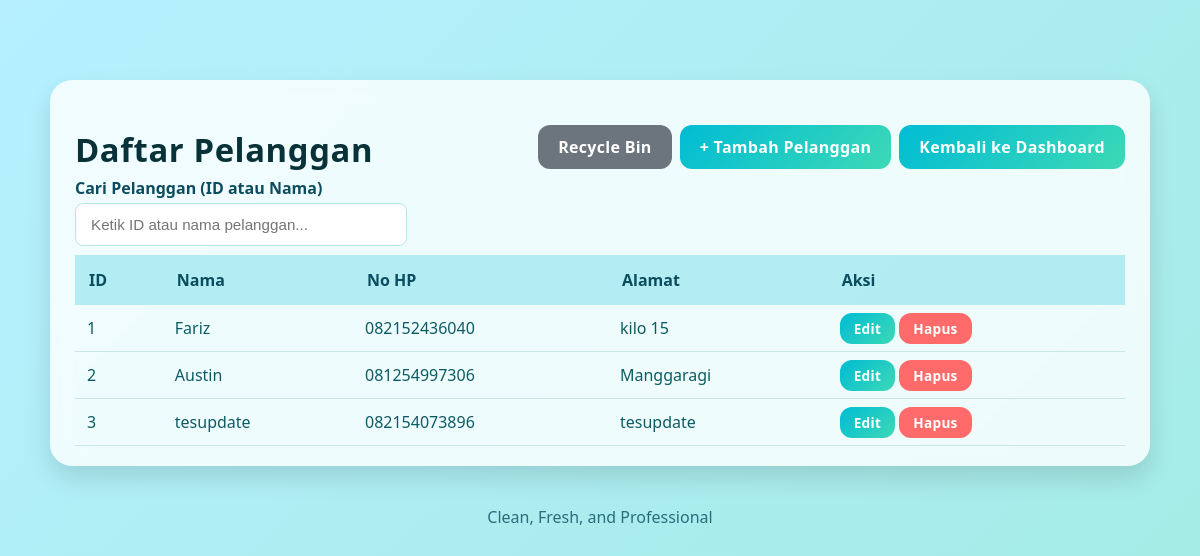
The app's page /app/Controllers/PelangganController.php?aksi=index, older data.
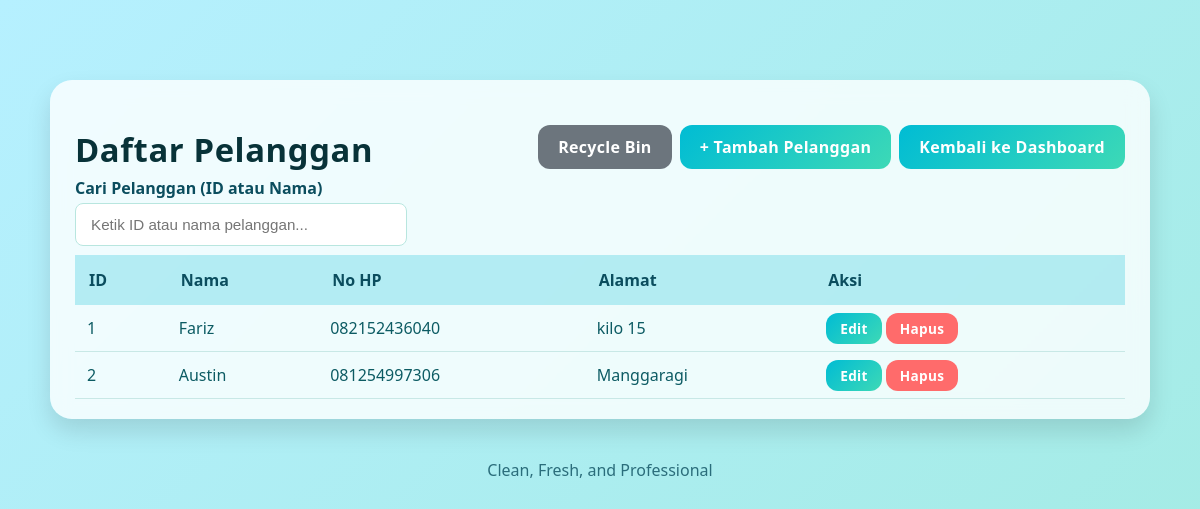
The same page, newer data.
### tables this page shows
CREATE TABLE `pelanggan` (
  `id_pelanggan` int(11) NOT NULL,
  `nama` varchar(100) NOT NULL,
  `no_hp` varchar(20) DEFAULT NULL,
  `alamat` text DEFAULT NULL,
  `deleted_at` datetime DEFAULT NULL
);

### core/Controller.php (called while the page is built, shortened)
<?php
class Controller {
    public function model($model) {
        return new $model;
    }
    public function view($path, $data = []) {
        extract($data);
        $viewFile = __DIR__ . "/../app/Views/$path.php";
        require_once $viewFile;
    }
}

### config/koneksi.php (called while the page is built, shortened)
<?php
class Database {
    private static $instance = null;
    public static function connect() {
        if (self::$instance === null) {
            try {
                self::$instance = new PDO(
                    "mysql:host=" . DB_HOST . ";dbname=" . DB_NAME . ";charset=utf8mb4",
                    DB_USER,
                    DB_PASS,
                    [
                        PDO::ATTR_ERRMODE => PDO::ERRMODE_EXCEPTION,
                        PDO::ATTR_DEFAULT_FETCH_MODE => PDO::FETCH_ASSOC,
                        PDO::ATTR_EMULATE_PREPARES => false
                    ]
                );
            } catch (PDOException $e) {
                die("Database Connection Error: " . $e->getMessage());
            }
        }
        return self::$instance;
    }
}

### core/Model.php (called while the page is built, shortened)
<?php
require_once __DIR__ . '/../config/koneksi.php';
require_once __DIR__ . '/QueryBuilder.php';
class Model {
    protected $db;
    protected $table;
    public function __construct() {
        $this->db = Database::connect();
    }
    protected function getQueryBuilder($table = null, $pk = 'id') {
        return new QueryBuilder($this->db, $table ?? $this->table, $pk);
    }
}

### core/QueryBuilder.php (called while the page is built, shortened)
<?php
class QueryBuilder {
    protected $pdo;
    public function __construct($pdo = null, $table = null, $pk = 'id') {
        $this->pdo = $pdo ?? $GLOBALS['db'] ?? null;
    }
    public function raw($sql, $params = []) {
        $stmt = $this->pdo->prepare($sql);
        $stmt->execute($params);
        return $stmt->fetchAll();
    }
}
?>

### app/Models/Pelanggan.php (called while the page is built, shortened)
<?php
require_once __DIR__ . '/../../core/Model.php';
class Pelanggan extends Model {
    protected $table = 'pelanggan';
    protected $primaryKey = 'id_pelanggan';
    public function getAll() {
        $qb = $this->getQueryBuilder($this->table, $this->primaryKey);
        return $qb->raw("SELECT * FROM {$this->table} WHERE deleted_at IS NULL ORDER BY id_pelanggan ASC");
    }
}

### app/Views/pelanggan/index.php (the view, shortened to what this page needs)
<!DOCTYPE html>
<html lang="id">
<head>
<link rel="stylesheet" href="/bellaundry/public/assets/css/style.css">
</head>
<body>
<div class="container-crud">
    <div class="card-crud">
        <div style="display:flex; justify-content:space-between; align-items:center; margin-bottom:5px;">
            <h2 class="card-title">Daftar Pelanggan</h2>
            <div style="display:flex; gap:8px; align-items:center;">
              <a href="/bellaundry/app/Controllers/PelangganController.php?aksi=recycle" class="btn-gradient" style="background:#6c757d;">Recycle Bin</a>
              <a href="/bellaundry/app/Controllers/PelangganController.php?aksi=create" class="btn-gradient">+ Tambah Pelanggan</a>
              <a href="/bellaundry/public/index.php" class="btn-gradient">Kembali ke Dashboard</a>
            </div>
        </div>
        <div style="margin-bottom: 6px; margin-top: -22px;">
          <label style="display: block; color: #0b4d5e; font-weight: 600; margin-bottom: 4px;">Cari Pelanggan (ID atau Nama)</label>
          <div class="search-wrapper">
            <input type="text" id="searchInput" class="search-input" placeholder="Ketik ID atau nama pelanggan...">
          </div>
        </div>
        <table class="table-crud" id="tabelPelanggan" style="margin-top: 9px;">
            <tr>
                <th>ID</th>
                <th>Nama</th>
                <th>No HP</th>
                <th>Alamat</th>
                <th>Aksi</th>
            </tr>
            <?php
            if (!empty($pelanggan)):
              foreach ($pelanggan as $row): ?>
              <tr class="row-pelanggan" data-id="<?= $row['id_pelanggan'] ?>" data-nama="<?= strtolower($row['nama']) ?>">
                <td><?= $row['id_pelanggan'] ?></td>
                <td><?= htmlspecialchars($row['nama']) ?></td>
                <td><?= $row['no_hp'] ?></td>
                <td><?= htmlspecialchars($row['alamat']) ?></td>
                <td>
                    <a href="/bellaundry/app/Controllers/PelangganController.php?aksi=edit&id=<?= $row['id_pelanggan'] ?>" class="btn-gradient" style="padding:6px 14px; font-size:0.85rem;">Edit</a>
                    <a href="/bellaundry/app/Controllers/PelangganController.php?aksi=delete&id=<?= $row['id_pelanggan'] ?>" onclick="return confirm('Yakin ingin hapus?')" class="btn-gradient" style="background:#ff6b6b; padding:6px 14px; font-size:0.85rem;">Hapus</a>
                </td>
              </tr>
            <?php endforeach;
            else: ?>
              <tr>
                <td colspan="5" style="text-align:center; padding:20px; color:#999;">Tidak ada data pelanggan</td>
              </tr>
            <?php endif; ?>
        </table>
    </div>
    <div class="footer-crud">
        Clean, Fresh, and Professional
    </div>
</div>
</body>
</html>

Row changes from the older to the newer data that the page shows:
removed pelanggan: id_pelanggan "3", nama "tesupdate", no_hp "082154073896", alamat "tesupdate"
